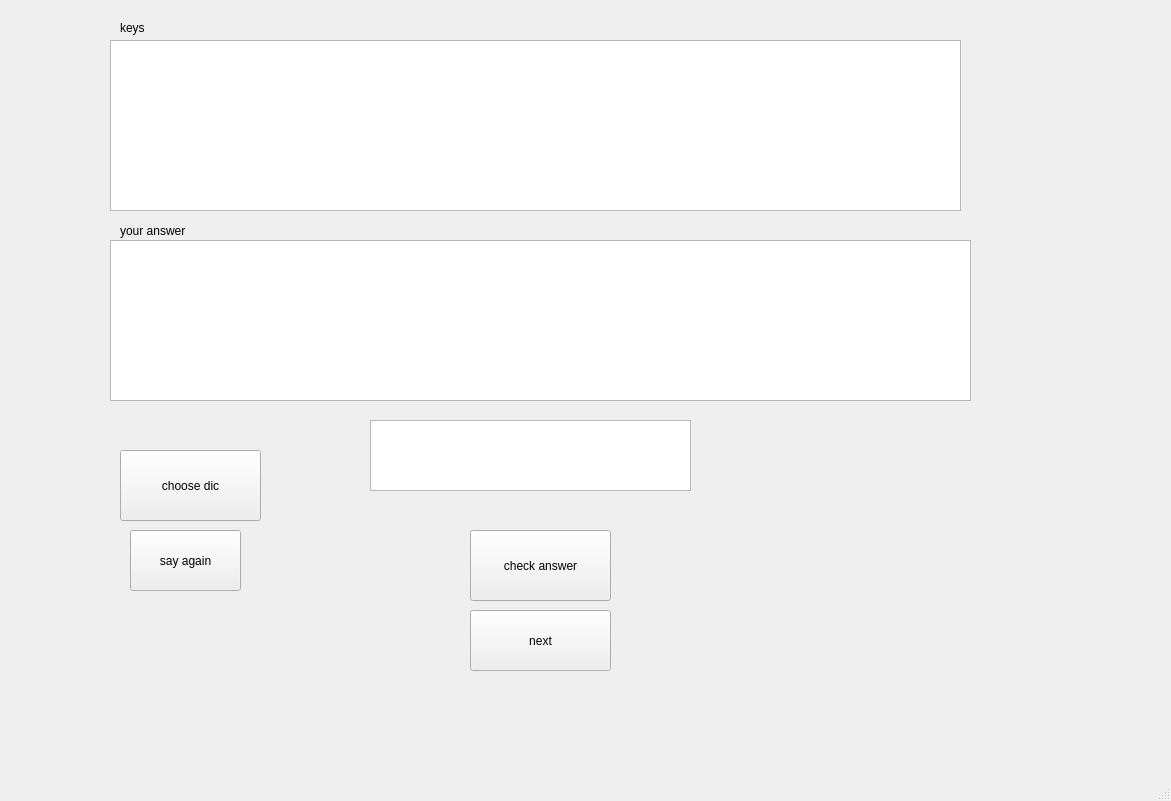
<?xml version="1.0" encoding="UTF-8"?>
<ui version="4.0">
 <class>MainWindow</class>
 <widget class="QMainWindow" name="MainWindow">
  <property name="geometry">
   <rect>
    <x>0</x>
    <y>0</y>
    <width>1171</width>
    <height>801</height>
   </rect>
  </property>
  <property name="windowTitle">
   <string>MainWindow</string>
  </property>
  <widget class="QWidget" name="centralwidget">
   <widget class="QTextBrowser" name="check">
    <property name="geometry">
     <rect>
      <x>370</x>
      <y>420</y>
      <width>321</width>
      <height>71</height>
     </rect>
    </property>
    <property name="font">
     <font>
      <pointsize>20</pointsize>
      <weight>75</weight>
      <bold>true</bold>
     </font>
    </property>
   </widget>
   <widget class="QLabel" name="label">
    <property name="geometry">
     <rect>
      <x>120</x>
      <y>20</y>
      <width>111</width>
      <height>16</height>
     </rect>
    </property>
    <property name="text">
     <string>keys</string>
    </property>
   </widget>
   <widget class="QLabel" name="label_2">
    <property name="geometry">
     <rect>
      <x>120</x>
      <y>220</y>
      <width>91</width>
      <height>21</height>
     </rect>
    </property>
    <property name="text">
     <string>your answer</string>
    </property>
   </widget>
   <widget class="QPushButton" name="Dic">
    <property name="geometry">
     <rect>
      <x>120</x>
      <y>450</y>
      <width>141</width>
      <height>71</height>
     </rect>
    </property>
    <property name="text">
     <string>choose dic</string>
    </property>
    <property name="iconSize">
     <size>
      <width>50</width>
      <height>50</height>
     </size>
    </property>
   </widget>
   <widget class="QPushButton" name="Next">
    <property name="geometry">
     <rect>
      <x>470</x>
      <y>610</y>
      <width>141</width>
      <height>61</height>
     </rect>
    </property>
    <property name="text">
     <string>next</string>
    </property>
   </widget>
   <widget class="QPushButton" name="Sayagain">
    <property name="geometry">
     <rect>
      <x>130</x>
      <y>530</y>
      <width>111</width>
      <height>61</height>
     </rect>
    </property>
    <property name="text">
     <string>say again</string>
    </property>
   </widget>
   <widget class="QTextEdit" name="Key">
    <property name="geometry">
     <rect>
      <x>110</x>
      <y>40</y>
      <width>851</width>
      <height>171</height>
     </rect>
    </property>
    <property name="font">
     <font>
      <pointsize>60</pointsize>
     </font>
    </property>
   </widget>
   <widget class="QTextEdit" name="Input">
    <property name="geometry">
     <rect>
      <x>110</x>
      <y>240</y>
      <width>861</width>
      <height>161</height>
     </rect>
    </property>
    <property name="font">
     <font>
      <pointsize>60</pointsize>
      <weight>75</weight>
      <bold>true</bold>
     </font>
    </property>
   </widget>
   <widget class="QPushButton" name="Checkanswer">
    <property name="geometry">
     <rect>
      <x>470</x>
      <y>530</y>
      <width>141</width>
      <height>71</height>
     </rect>
    </property>
    <property name="text">
     <string>check answer</string>
    </property>
   </widget>
  </widget>
  <widget class="QMenuBar" name="menubar">
   <property name="geometry">
    <rect>
     <x>0</x>
     <y>0</y>
     <width>1171</width>
     <height>26</height>
    </rect>
   </property>
  </widget>
  <widget class="QStatusBar" name="statusbar"/>
 </widget>
 <resources/>
 <connections/>
</ui>
